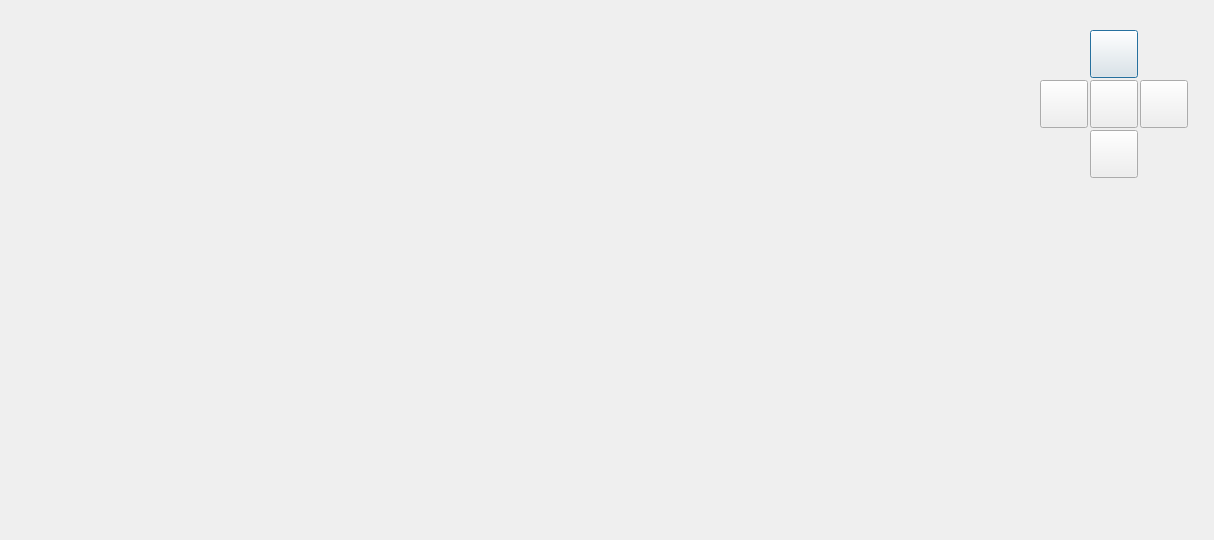
<?xml version="1.0" encoding="UTF-8"?>
<ui version="4.0">
 <class>Dialog</class>
 <widget class="QDialog" name="Dialog">
  <property name="geometry">
   <rect>
    <x>0</x>
    <y>0</y>
    <width>1214</width>
    <height>540</height>
   </rect>
  </property>
  <property name="windowTitle">
   <string>Dialog</string>
  </property>
  <property name="modal">
   <bool>false</bool>
  </property>
  <widget class="QLabel" name="label_image">
   <property name="geometry">
    <rect>
     <x>0</x>
     <y>0</y>
     <width>960</width>
     <height>540</height>
    </rect>
   </property>
   <property name="text">
    <string/>
   </property>
  </widget>
  <widget class="QPushButton" name="button_platform_up">
   <property name="geometry">
    <rect>
     <x>1090</x>
     <y>30</y>
     <width>48</width>
     <height>48</height>
    </rect>
   </property>
   <property name="text">
    <string/>
   </property>
   <property name="icon">
    <iconset resource="../resources/resources.qrc">
     <normaloff>:/imgs/up.png</normaloff>:/imgs/up.png</iconset>
   </property>
   <property name="iconSize">
    <size>
     <width>48</width>
     <height>48</height>
    </size>
   </property>
  </widget>
  <widget class="QPushButton" name="button_platform_left">
   <property name="geometry">
    <rect>
     <x>1040</x>
     <y>80</y>
     <width>48</width>
     <height>48</height>
    </rect>
   </property>
   <property name="text">
    <string/>
   </property>
   <property name="icon">
    <iconset resource="../resources/resources.qrc">
     <normaloff>:/imgs/left.png</normaloff>:/imgs/left.png</iconset>
   </property>
   <property name="iconSize">
    <size>
     <width>48</width>
     <height>48</height>
    </size>
   </property>
  </widget>
  <widget class="QPushButton" name="button_platform_right">
   <property name="geometry">
    <rect>
     <x>1140</x>
     <y>80</y>
     <width>48</width>
     <height>48</height>
    </rect>
   </property>
   <property name="text">
    <string/>
   </property>
   <property name="icon">
    <iconset resource="../resources/resources.qrc">
     <normaloff>:/imgs/right.png</normaloff>:/imgs/right.png</iconset>
   </property>
   <property name="iconSize">
    <size>
     <width>48</width>
     <height>48</height>
    </size>
   </property>
  </widget>
  <widget class="QPushButton" name="button_platform_down">
   <property name="geometry">
    <rect>
     <x>1090</x>
     <y>130</y>
     <width>48</width>
     <height>48</height>
    </rect>
   </property>
   <property name="text">
    <string/>
   </property>
   <property name="icon">
    <iconset resource="../resources/resources.qrc">
     <normaloff>:/imgs/down.png</normaloff>:/imgs/down.png</iconset>
   </property>
   <property name="iconSize">
    <size>
     <width>48</width>
     <height>48</height>
    </size>
   </property>
  </widget>
  <widget class="QPushButton" name="button_platform_stop">
   <property name="geometry">
    <rect>
     <x>1090</x>
     <y>80</y>
     <width>48</width>
     <height>48</height>
    </rect>
   </property>
   <property name="text">
    <string/>
   </property>
   <property name="icon">
    <iconset resource="../resources/resources.qrc">
     <normaloff>:/imgs/stop.png</normaloff>:/imgs/stop.png</iconset>
   </property>
   <property name="iconSize">
    <size>
     <width>48</width>
     <height>48</height>
    </size>
   </property>
  </widget>
 </widget>
 <resources>
  <include location="../resources/resources.qrc"/>
 </resources>
 <connections/>
</ui>
